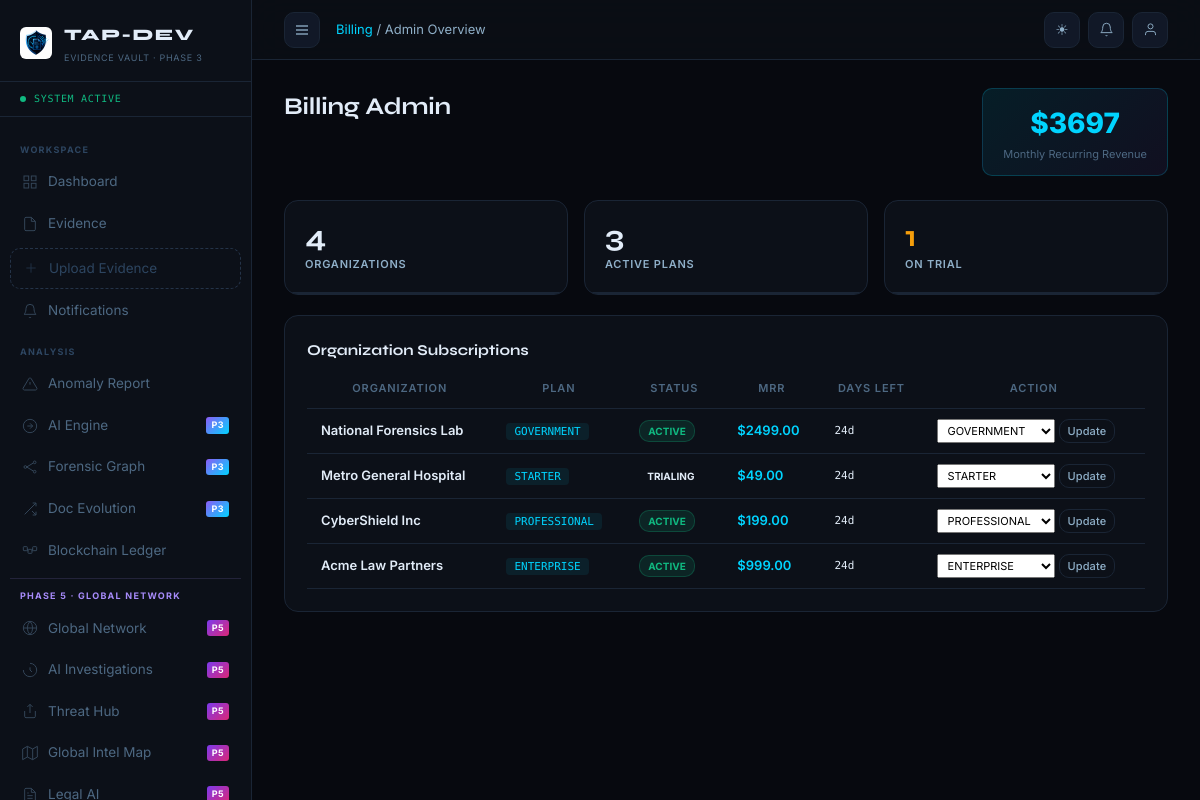
Page /billing/admin/ (signed in) on the committed database.
### apps/billing/models.py (models this page shows, shortened)
class OrganizationSubscription(models.Model):
    STATUS_CHOICES = [('ACTIVE','Active'),('TRIALING','Trialing'),('PAST_DUE','Past Due'),('CANCELLED','Cancelled')]
    organization = models.OneToOneField('tap_org.Organization', on_delete=models.CASCADE, related_name='subscription')
    plan         = models.ForeignKey(SubscriptionPlan, on_delete=models.PROTECT)
    status       = models.CharField(max_length=15, choices=STATUS_CHOICES, default='TRIALING')
    started_at   = models.DateTimeField(auto_now_add=True)
    current_period_end = models.DateTimeField(null=True, blank=True)
    trial_end    = models.DateTimeField(null=True, blank=True)
    stripe_sub_id = models.CharField(max_length=100, blank=True)
    api_calls_used = models.IntegerField(default=0)
    evidence_gb_used = models.FloatField(default=0.0)
    ai_scans_used = models.IntegerField(default=0)
    class Meta:
        db_table = 'tap_org_subscriptions'
    @property
    def days_remaining(self):
        if self.current_period_end:
            d = (self.current_period_end - timezone.now()).days
            return max(d, 0)
        return 0

class SubscriptionPlan(models.Model):
    PLAN_CHOICES = [('FREE','Free'),('STARTER','Starter'),('PROFESSIONAL','Professional'),('ENTERPRISE','Enterprise'),('GOVERNMENT','Government')]
    name         = models.CharField(max_length=50, choices=PLAN_CHOICES, unique=True)
    price_month  = models.DecimalField(max_digits=10, decimal_places=2, default=0)
    price_year   = models.DecimalField(max_digits=10, decimal_places=2, default=0)
    max_users    = models.IntegerField(default=5)
    max_evidence_gb = models.FloatField(default=1.0)
    api_calls_day = models.IntegerField(default=100)
    ai_scans_month = models.IntegerField(default=50)
    blockchain_anchors = models.IntegerField(default=10)
    features     = models.JSONField(default=list)
    is_active    = models.BooleanField(default=True)
    class Meta:
        db_table = 'tap_subscription_plans'

### apps/organizations/models.py (models this page shows, shortened)
class Organization(models.Model):
    ORG_TYPE_CHOICES = [
        ('LAW_FIRM','Law Firm'),('ENTERPRISE','Enterprise'),('CYBERSEC','Cybersecurity'),
        ('FORENSIC_LAB','Forensic Lab'),('HOSPITAL','Hospital'),('GOVERNMENT','Government'),
        ('INSURANCE','Insurance'),('BANK','Bank'),('EDUCATION','Education'),('OTHER','Other'),
    ]
    STATUS_CHOICES = [('ACTIVE','Active'),('SUSPENDED','Suspended'),('TRIAL','Trial'),('PENDING','Pending')]
    id              = models.UUIDField(primary_key=True, default=uuid.uuid4, editable=False)
    name            = models.CharField(max_length=200, unique=True)
    slug            = models.SlugField(max_length=80, unique=True)
    org_type        = models.CharField(max_length=20, choices=ORG_TYPE_CHOICES, default='ENTERPRISE')
    status          = models.CharField(max_length=15, choices=STATUS_CHOICES, default='TRIAL')
    logo            = models.ImageField(upload_to='org_logos/', null=True, blank=True)
    website         = models.URLField(blank=True)
    country         = models.CharField(max_length=80, blank=True)
    city            = models.CharField(max_length=80, blank=True)
    contact_email   = models.EmailField()
    created_at      = models.DateTimeField(auto_now_add=True)
    created_by      = models.ForeignKey(User, null=True, on_delete=models.SET_NULL, related_name='orgs_created')
    max_users       = models.IntegerField(default=10)
    max_evidence_gb = models.FloatField(default=5.0)
    api_quota_daily = models.IntegerField(default=1000)
    org_settings    = models.JSONField(default=dict)
    class Meta:
        db_table = 'tap_organizations'
        ordering = ['name']

### apps/billing/views.py (the view)
    @login_required
    def wrap(request, *args, **kwargs):
        if getattr(getattr(request.user,'profile',None),'role','') == 'ADMIN':
            return fn(request, *args, **kwargs)
        messages.error(request, 'Admin access required.'); return redirect('dashboard:home')

### apps/billing/views.py (called while the page is built)
def admin_required(fn):
    @login_required
    def wrap(request, *args, **kwargs):
        if getattr(getattr(request.user,'profile',None),'role','') == 'ADMIN':
            return fn(request, *args, **kwargs)
        messages.error(request, 'Admin access required.'); return redirect('dashboard:home')
    return wrap

@admin_required
def admin_billing(request):
    _seed_plans()
    from apps.organizations.models import Organization
    orgs = Organization.objects.prefetch_related('subscription').order_by('-created_at')
    plans = SubscriptionPlan.objects.filter(is_active=True)
    subs_all = OrganizationSubscription.objects.select_related('organization','plan').order_by('-started_at')
    monthly_revenue = sum(
        float(s.plan.price_month) for s in subs_all if s.status == 'ACTIVE'
    )
    subs = subs_all
    return render(request, 'billing/admin.html', {
        'orgs': orgs, 'subs': subs, 'plans': plans,
        'monthly_revenue': monthly_revenue,
        'total_orgs': orgs.count(),
        'active_subs': subs.filter(status='ACTIVE').count(),
        'trial_subs': subs.filter(status='TRIALING').count(),
    })

### apps/notifications/context_processors.py (called while the page is built)
def notifications_ctx(request):
    if request.user.is_authenticated:
        count = request.user.notifications.filter(is_read=False).count()
        return {'unread_notifications': count}
    return {'unread_notifications': 0}

### apps/users/models.py (called while the page is built)
    def get_avatar_initials(self):
        fn = self.user.first_name[:1] if self.user.first_name else ''
        ln = self.user.last_name[:1]  if self.user.last_name  else ''
        return (fn + ln).upper() or self.user.username[:2].upper()

### templates/billing/admin.html (shortened to what this page needs)
{% extends 'base.html' %}
{% block breadcrumb %}<a href="{% url 'billing:dashboard' %}">Billing</a> / Admin Overview{% endblock %}
{% block content %}
<div class="page-header" style="margin-bottom:24px;">
  <div class="page-title">Billing Admin</div>
  <div style="background:linear-gradient(135deg,rgba(0,212,255,.1),rgba(139,92,246,.08));border:1px solid rgba(0,212,255,.2);border-radius:var(--r-md);padding:12px 20px;text-align:center;">
    <div style="font-size:28px;font-weight:800;color:var(--accent);">${{ monthly_revenue|floatformat:0 }}</div>
    <div style="font-size:11px;color:var(--text-3);">Monthly Recurring Revenue</div>
  </div>
</div>
<div class="stats-grid" style="grid-template-columns:repeat(3,1fr);margin-bottom:20px;">
  <div class="stat-card"><div class="stat-value">{{ total_orgs }}</div><div class="stat-label">Organizations</div></div>
  <div class="stat-card"><div class="stat-value risk-safe">{{ active_subs }}</div><div class="stat-label">Active Plans</div></div>
  <div class="stat-card"><div class="stat-value" style="color:#f59e0b;">{{ trial_subs }}</div><div class="stat-label">On Trial</div></div>
</div>
<div class="card">
  <div class="card-header"><div class="card-title">Organization Subscriptions</div></div>
  <table class="pred-table" style="margin-top:8px;">
    <thead><tr><th>Organization</th><th>Plan</th><th>Status</th><th>MRR</th><th>Days Left</th><th>Action</th></tr></thead>
    <tbody>{% for sub in subs %}
    <tr>
      <td style="font-weight:600;">{{ sub.organization.name|truncatechars:30 }}</td>
      <td><span style="font-family:var(--font-mono);font-size:11px;background:var(--accent-dim);color:var(--accent);padding:2px 8px;border-radius:4px;">{{ sub.plan.name }}</span></td>
      <td><span class="org-status-pill {{ sub.status|lower }}">{{ sub.status }}</span></td>
      <td style="font-weight:600;color:var(--accent);">${{ sub.plan.price_month }}</td>
      <td style="font-family:var(--font-mono);font-size:11px;">{{ sub.days_remaining }}d</td>
      <td>
        <form method="post" action="{% url 'billing:change_plan' sub.organization.id %}" style="display:flex;gap:4px;">{% csrf_token %}
          <select name="plan" class="form-control" style="font-size:11px;padding:3px 6px;height:auto;">{% for plan in plans %}<option value="{{ plan.name }}" {% if plan.name == sub.plan.name %}selected{% endif %}>{{ plan.name }}</option>{% endfor %}</select>
          <button type="submit" class="btn btn-ghost" style="font-size:11px;padding:4px 8px;white-space:nowrap;">Update</button>
        </form>
      </td>
    </tr>{% endfor %}</tbody>
  </table>
</div>
{% endblock %}

### rows in the picture
OrganizationSubscription: organization.name "National Forensics Lab", plan.name "GOVERNMENT", status "ACTIVE", plan.price_month "2499.00", days_remaining "24", plan "GOVERNMENT"
OrganizationSubscription: organization.name "Metro General Hospital", plan.name "STARTER", status "TRIALING", plan.price_month "49.00", days_remaining "24", plan "STARTER"
OrganizationSubscription: organization.name "CyberShield Inc", plan.name "PROFESSIONAL", status "ACTIVE", plan.price_month "199.00", days_remaining "24", plan "PROFESSIONAL"
OrganizationSubscription: organization.name "Acme Law Partners", plan.name "ENTERPRISE", status "ACTIVE", plan.price_month "999.00", days_remaining "24", plan "ENTERPRISE"

### other values in the picture
{{ monthly_revenue|floatformat:0 }} "3697"
{{ total_orgs }} "4"
{{ active_subs }} "3"
{{ trial_subs }} "1"
